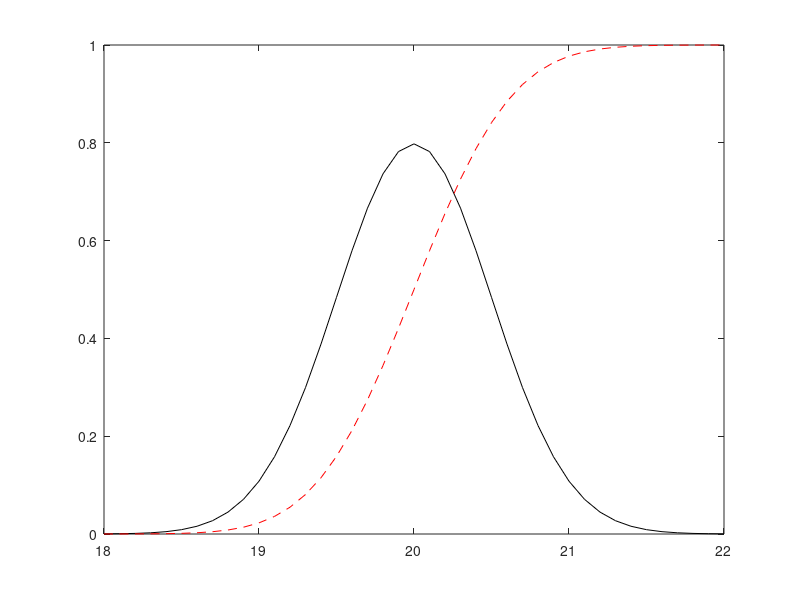

Reproduce this figure in MATLAB. (Note: this script raises an error after producing the figure.)
%% Experimental Methods HW #1 

%% Problem 2 Confidence Interval

% Plot both PDF and CDF on the same graph given mean and sigma
P_bar = 20;

std = 0.5;

x = 18:0.1:22;

z = normpdf(x, P_bar, std);

plot(x,z,'-k'); hold on;

N = normcdf(x, P_bar, std); plot(x,N,'--r');

%% Probabilities of varying results

% Probability (%) measured value is less than 19.2 psi?

Prob_b = 100*normcdf(19.2, 20, 0.5);

% Probability (%) measured value is between 19.6 and 20.9 psi?

Prob_c = 100*(normcdf(20.9, 20, 0.5) - normcdf(19.6, 20, 0.5));

% Probability (%) measured value is larger than 20.5 psi?

Prob_d = 100*(1 - normcdf(20.5, 20, 0.5));

%% Problem 3 Sample Data

% Plot Meaningful histograms for the given prssure and temp data

P = [4.95, 4.87, 5.1, 4.99, 5.06, 5.09, 4.95, 5.01, 4.98, 5.01, 4.96, 4.99, 5.00, 5.05, 5.00, 5.02, 5.01, 5.06, 4.99, 5.01, 4.98];
T = [21.2, 21.3, 21.0, 21.2, 21.5, 20.9, 21.2, 21.4, 21.1, 21.2, 21.4, 21.1, 21.4, 20.9, 21.5, 21.2, 21.6, 21.1, 20.8, 20.7, 20.9];

P_h = histogram(P, 7);
T_h = histogram(T, 5);

